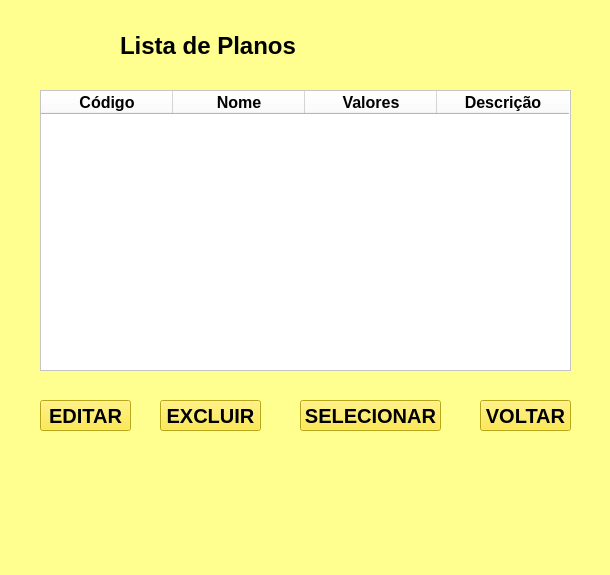
<?xml version="1.0" encoding="UTF-8"?>
<ui version="4.0">
 <class>Form</class>
 <widget class="QWidget" name="Form">
  <property name="geometry">
   <rect>
    <x>0</x>
    <y>0</y>
    <width>610</width>
    <height>575</height>
   </rect>
  </property>
  <property name="windowTitle">
   <string>Form</string>
  </property>
  <property name="styleSheet">
   <string notr="true">background-color: rgb(254, 255, 142);</string>
  </property>
  <widget class="QLabel" name="label">
   <property name="geometry">
    <rect>
     <x>120</x>
     <y>20</y>
     <width>261</width>
     <height>51</height>
    </rect>
   </property>
   <property name="font">
    <font>
     <pointsize>18</pointsize>
     <weight>75</weight>
     <bold>true</bold>
    </font>
   </property>
   <property name="styleSheet">
    <string notr="true">background-color: rgb(254, 255, 142);</string>
   </property>
   <property name="text">
    <string>Lista de Planos</string>
   </property>
  </widget>
  <widget class="QTableWidget" name="tableWidget">
   <property name="geometry">
    <rect>
     <x>40</x>
     <y>90</y>
     <width>531</width>
     <height>281</height>
    </rect>
   </property>
   <property name="font">
    <font>
     <pointsize>12</pointsize>
     <weight>75</weight>
     <bold>true</bold>
    </font>
   </property>
   <property name="styleSheet">
    <string notr="true">background-color: rgb(255, 255, 255);</string>
   </property>
   <attribute name="horizontalHeaderDefaultSectionSize">
    <number>132</number>
   </attribute>
   <column>
    <property name="text">
     <string>Código</string>
    </property>
    <property name="font">
     <font>
      <pointsize>12</pointsize>
      <weight>75</weight>
      <bold>true</bold>
     </font>
    </property>
   </column>
   <column>
    <property name="text">
     <string>Nome</string>
    </property>
    <property name="font">
     <font>
      <pointsize>12</pointsize>
      <weight>75</weight>
      <bold>true</bold>
     </font>
    </property>
   </column>
   <column>
    <property name="text">
     <string>Valores</string>
    </property>
    <property name="font">
     <font>
      <pointsize>12</pointsize>
      <weight>75</weight>
      <bold>true</bold>
     </font>
    </property>
   </column>
   <column>
    <property name="text">
     <string>Descrição</string>
    </property>
    <property name="font">
     <font>
      <pointsize>12</pointsize>
      <weight>75</weight>
      <bold>true</bold>
     </font>
    </property>
   </column>
  </widget>
  <widget class="QPushButton" name="pushButton_4">
   <property name="geometry">
    <rect>
     <x>480</x>
     <y>400</y>
     <width>91</width>
     <height>31</height>
    </rect>
   </property>
   <property name="font">
    <font>
     <pointsize>15</pointsize>
     <weight>75</weight>
     <bold>true</bold>
    </font>
   </property>
   <property name="styleSheet">
    <string notr="true">background-color: rgb(255, 232, 34);</string>
   </property>
   <property name="text">
    <string>VOLTAR</string>
   </property>
  </widget>
  <widget class="QPushButton" name="pushButton_3">
   <property name="geometry">
    <rect>
     <x>160</x>
     <y>400</y>
     <width>101</width>
     <height>31</height>
    </rect>
   </property>
   <property name="font">
    <font>
     <pointsize>15</pointsize>
     <weight>75</weight>
     <bold>true</bold>
    </font>
   </property>
   <property name="styleSheet">
    <string notr="true">background-color: rgb(255, 232, 34);</string>
   </property>
   <property name="text">
    <string>EXCLUIR</string>
   </property>
  </widget>
  <widget class="QPushButton" name="pushButton_2">
   <property name="geometry">
    <rect>
     <x>40</x>
     <y>400</y>
     <width>91</width>
     <height>31</height>
    </rect>
   </property>
   <property name="font">
    <font>
     <pointsize>15</pointsize>
     <weight>75</weight>
     <bold>true</bold>
    </font>
   </property>
   <property name="styleSheet">
    <string notr="true">background-color: rgb(255, 232, 34);</string>
   </property>
   <property name="text">
    <string>EDITAR</string>
   </property>
  </widget>
  <widget class="QLabel" name="label_10">
   <property name="geometry">
    <rect>
     <x>50</x>
     <y>390</y>
     <width>381</width>
     <height>231</height>
    </rect>
   </property>
   <property name="text">
    <string/>
   </property>
   <property name="pixmap">
    <pixmap>logoacademiaOF-removebg-preview (1).png</pixmap>
   </property>
   <property name="scaledContents">
    <bool>true</bool>
   </property>
  </widget>
  <widget class="QPushButton" name="pushButton_5">
   <property name="geometry">
    <rect>
     <x>300</x>
     <y>400</y>
     <width>141</width>
     <height>31</height>
    </rect>
   </property>
   <property name="font">
    <font>
     <pointsize>15</pointsize>
     <weight>75</weight>
     <bold>true</bold>
    </font>
   </property>
   <property name="styleSheet">
    <string notr="true">background-color: rgb(255, 232, 34);</string>
   </property>
   <property name="text">
    <string>SELECIONAR</string>
   </property>
  </widget>
  <zorder>label_10</zorder>
  <zorder>label</zorder>
  <zorder>tableWidget</zorder>
  <zorder>pushButton_4</zorder>
  <zorder>pushButton_3</zorder>
  <zorder>pushButton_2</zorder>
  <zorder>pushButton_5</zorder>
 </widget>
 <resources/>
 <connections/>
</ui>
